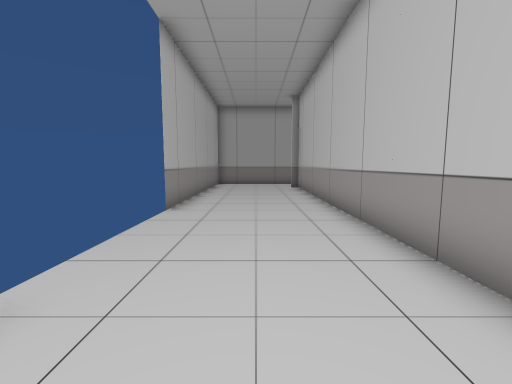
view 1 (above)

21 first-person views from a walk through a 3-D level made in the Unity game engine. The camera is 1.5 m above the floor, tilts 6° down and sees 90° across. The floor is counted in squares, 1.2 m on a side. Each view is taken from the middle of a square. On the plan, view 1 faces up. The plan holds only what a view shows up to about 12 squares ahead; the rest is blank. The player is left out.

view 2
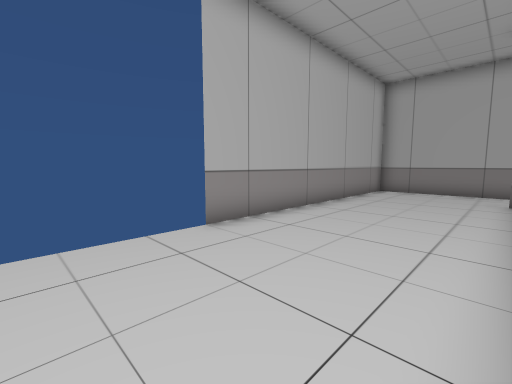

view 3
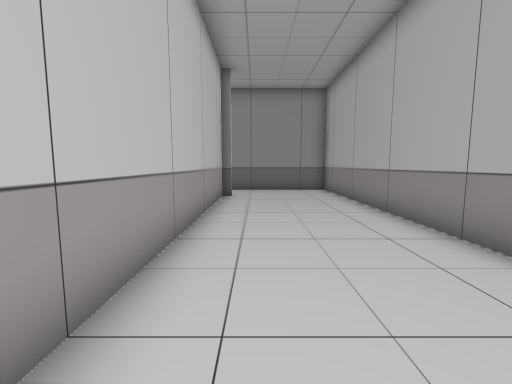

view 4
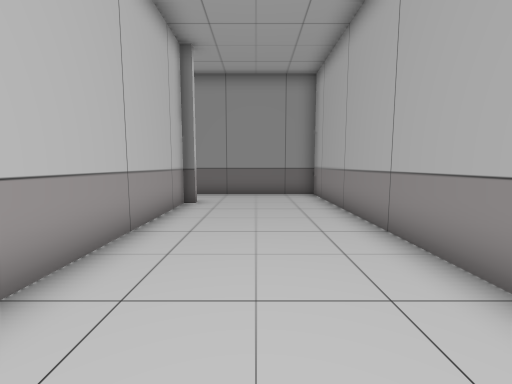

view 5
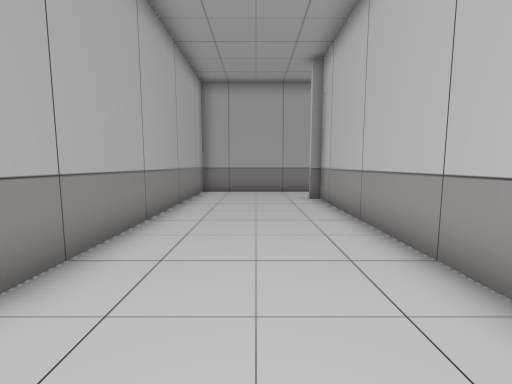

view 6
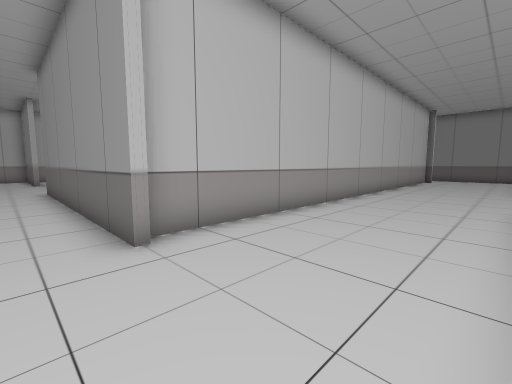

view 7
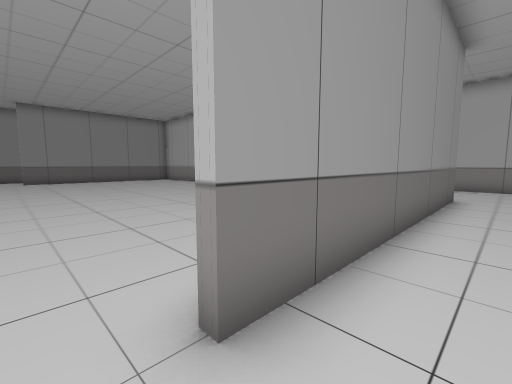

view 8
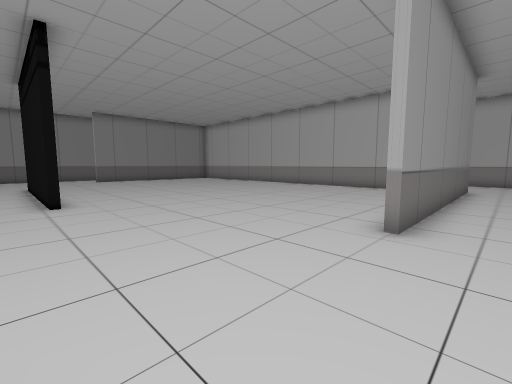

view 9
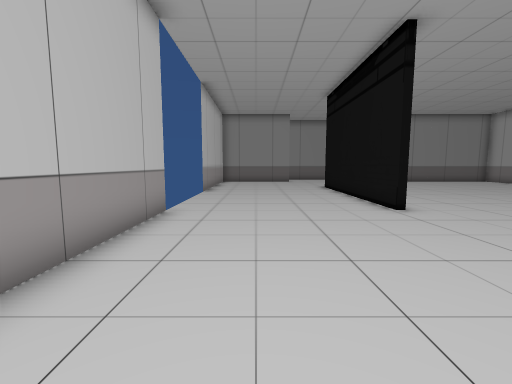

view 10
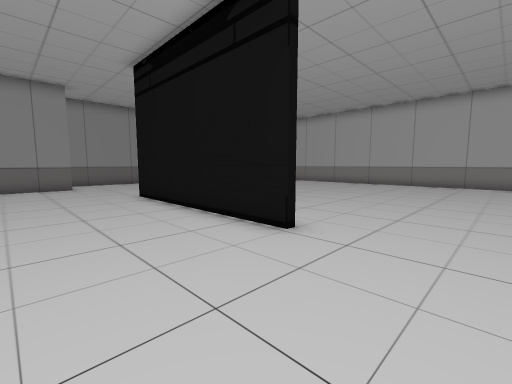

view 11
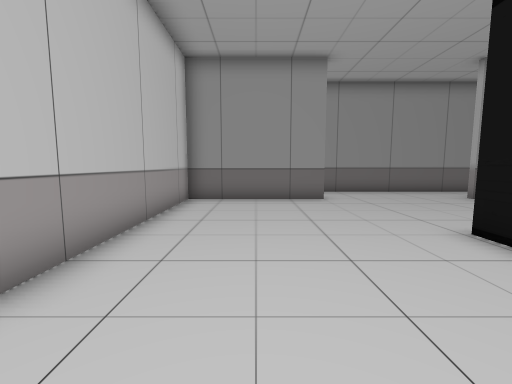

view 12
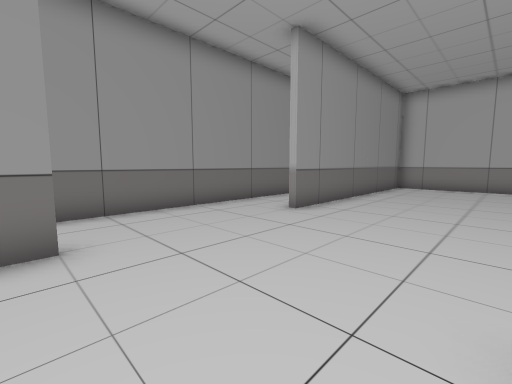

view 13
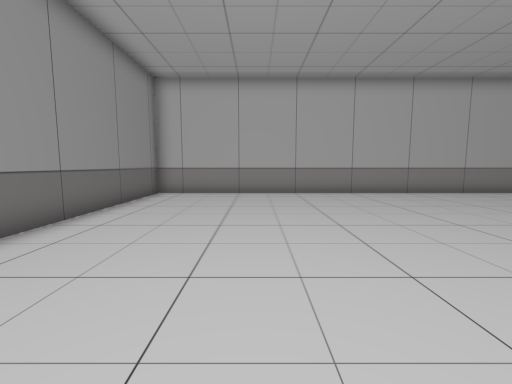

view 14
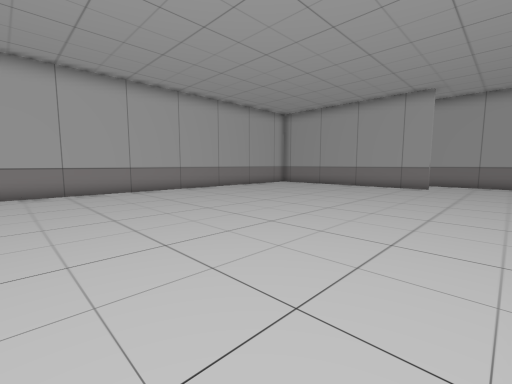

view 15
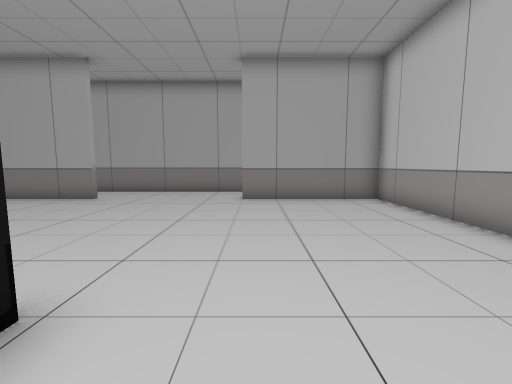

view 16
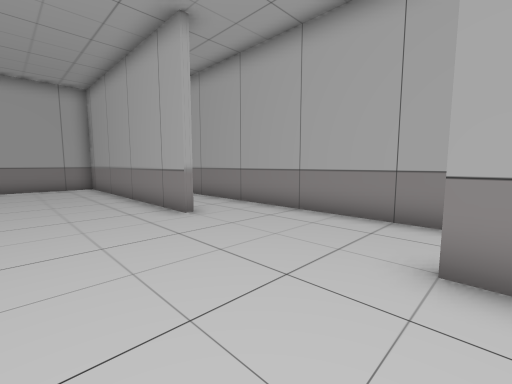

view 17
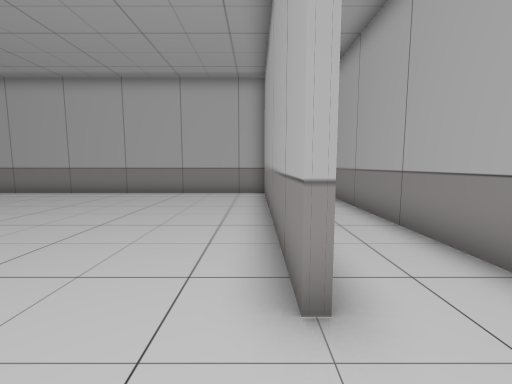

view 18
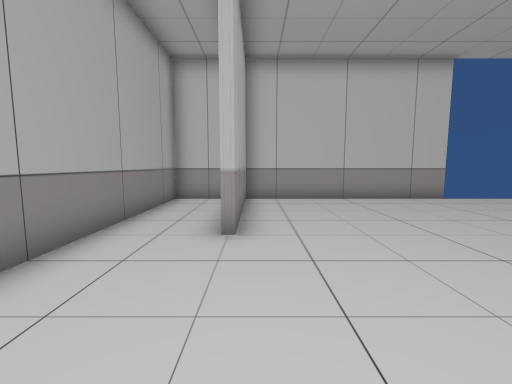

view 19
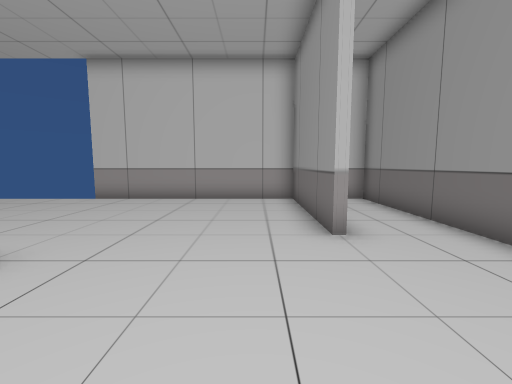

view 20
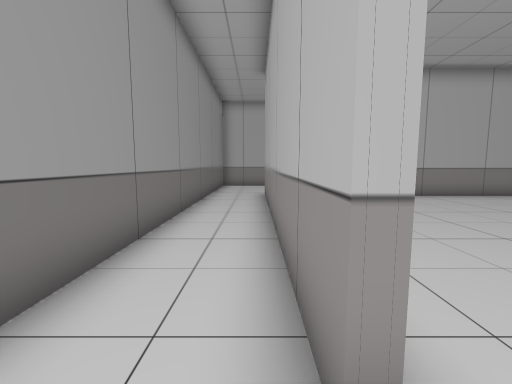

view 21
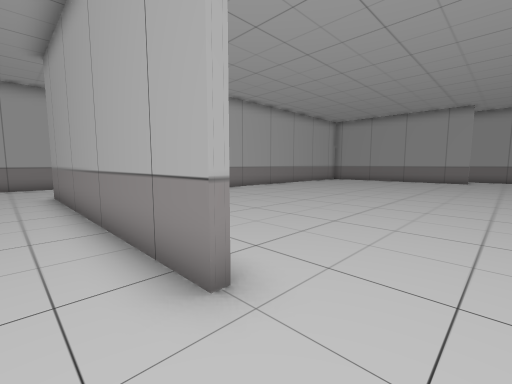

### Floor plan
Points are (right, up) in squares from view 1. A wall is a line through its corners. A room is listed if a view was taken in it or the views show most of it. See-through windows are left out.
Room 1 (views 1, 2, 3, 4, 5, 6)
walls: (-2.5, 1.6) (-2.5, -8) (0.5, -8); (2.4, -5.4) (2.4, 14.4); (1.4, 17) (-2.5, 17) (-2.5, 7)
ways out: opening at (1, -6.5) to room 2; opening at (2, 16) to room 2
Room 2 (views 7, 8, 9, 10, 11, 12, 13, 14, 15, 16, 17, 18, 19, 20, 21)
walls: (16.1, 7) (16.1, -0.6); (12.1, -5.6) (2, -5.6); (22.5, 7) (22.5, 17) (4.4, 17); (17.4, -5.4) (22.5, -5.4) (22.5, 2); (12.1, 14.4) (2, 14.4); (22.6, 14.4) (17.5, 14.4); (1.9, -5.4) (12, -5.4); (2.6, 14.5) (2.6, -5.4); (1.9, 14.6) (12, 14.6); (2.6, 17) (1.4, 17); (0.5, -8) (22.5, -8) (22.5, -7.4)
ways out: opening at (1, -6.5) to room 1; opening at (2, 16) to room 1

Positions as (right, up) in squares from view 1, and headings:
1: (0, 0), facing up
2: (2, 4), facing up-left
3: (1, 5), facing down
4: (0, 3), facing down
5: (0, 5), facing up
6: (-2, 16), facing down-right
7: (13, 16), facing down-left
8: (17, 16), facing down-left
9: (20, 14), facing down
10: (20, 10), facing down-left
11: (20, 4), facing down
12: (18, -1), facing down-left
13: (14, -1), facing left
14: (15, -1), facing up-left
15: (18, 5), facing up
16: (18, 11), facing up-left
17: (14, 14), facing left
18: (13, 14), facing right
19: (13, -4), facing right
20: (13, -6), facing left
21: (14, -7), facing up-left
